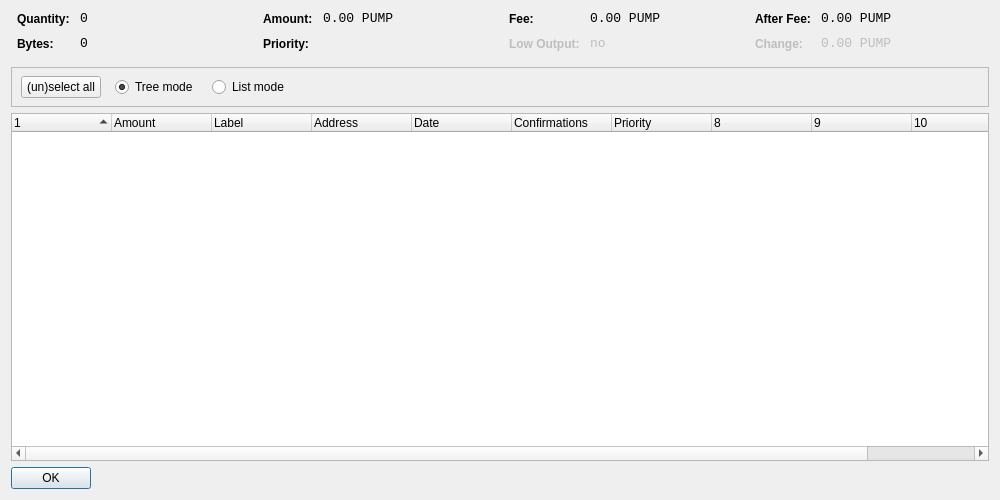
<?xml version="1.0" encoding="UTF-8"?>
<ui version="4.0">
 <class>CoinControlDialog</class>
 <widget class="QDialog" name="CoinControlDialog">
  <property name="geometry">
   <rect>
    <x>0</x>
    <y>0</y>
    <width>1000</width>
    <height>500</height>
   </rect>
  </property>
  <property name="windowTitle">
   <string>Coin Control</string>
  </property>
  <layout class="QVBoxLayout" name="verticalLayout">
   <item>
    <layout class="QHBoxLayout" name="horizontalLayoutTop" stretch="0,0,0,0">
     <property name="topMargin">
      <number>0</number>
     </property>
     <property name="bottomMargin">
      <number>10</number>
     </property>
     <item>
      <layout class="QFormLayout" name="formLayoutCoinControl1">
       <property name="horizontalSpacing">
        <number>10</number>
       </property>
       <property name="verticalSpacing">
        <number>10</number>
       </property>
       <property name="leftMargin">
        <number>6</number>
       </property>
       <property name="rightMargin">
        <number>6</number>
       </property>
       <item row="0" column="0">
        <widget class="QLabel" name="labelCoinControlQuantityText">
         <property name="styleSheet">
          <string notr="true">font-weight:bold;</string>
         </property>
         <property name="text">
          <string>Quantity:</string>
         </property>
        </widget>
       </item>
       <item row="0" column="1">
        <widget class="QLabel" name="labelCoinControlQuantity">
         <property name="font">
          <font>
           <family>Monospace</family>
           <pointsize>10</pointsize>
          </font>
         </property>
         <property name="cursor">
          <cursorShape>IBeamCursor</cursorShape>
         </property>
         <property name="contextMenuPolicy">
          <enum>Qt::ActionsContextMenu</enum>
         </property>
         <property name="text">
          <string>0</string>
         </property>
         <property name="textInteractionFlags">
          <set>Qt::LinksAccessibleByMouse|Qt::TextSelectableByKeyboard|Qt::TextSelectableByMouse</set>
         </property>
        </widget>
       </item>
       <item row="1" column="0">
        <widget class="QLabel" name="labelCoinControlBytesText">
         <property name="styleSheet">
          <string notr="true">font-weight:bold;</string>
         </property>
         <property name="text">
          <string>Bytes:</string>
         </property>
        </widget>
       </item>
       <item row="1" column="1">
        <widget class="QLabel" name="labelCoinControlBytes">
         <property name="font">
          <font>
           <family>Monospace</family>
           <pointsize>10</pointsize>
          </font>
         </property>
         <property name="cursor">
          <cursorShape>IBeamCursor</cursorShape>
         </property>
         <property name="contextMenuPolicy">
          <enum>Qt::ActionsContextMenu</enum>
         </property>
         <property name="text">
          <string>0</string>
         </property>
         <property name="textInteractionFlags">
          <set>Qt::LinksAccessibleByMouse|Qt::TextSelectableByKeyboard|Qt::TextSelectableByMouse</set>
         </property>
        </widget>
       </item>
      </layout>
     </item>
     <item>
      <layout class="QFormLayout" name="formLayoutCoinControl2">
       <property name="horizontalSpacing">
        <number>10</number>
       </property>
       <property name="verticalSpacing">
        <number>10</number>
       </property>
       <property name="leftMargin">
        <number>6</number>
       </property>
       <property name="rightMargin">
        <number>6</number>
       </property>
       <item row="0" column="0">
        <widget class="QLabel" name="labelCoinControlAmountText">
         <property name="styleSheet">
          <string notr="true">font-weight:bold;</string>
         </property>
         <property name="text">
          <string>Amount:</string>
         </property>
        </widget>
       </item>
       <item row="0" column="1">
        <widget class="QLabel" name="labelCoinControlAmount">
         <property name="font">
          <font>
           <family>Monospace</family>
           <pointsize>10</pointsize>
          </font>
         </property>
         <property name="cursor">
          <cursorShape>IBeamCursor</cursorShape>
         </property>
         <property name="contextMenuPolicy">
          <enum>Qt::ActionsContextMenu</enum>
         </property>
         <property name="text">
          <string>0.00 PUMP</string>
         </property>
         <property name="textInteractionFlags">
          <set>Qt::LinksAccessibleByMouse|Qt::TextSelectableByKeyboard|Qt::TextSelectableByMouse</set>
         </property>
        </widget>
       </item>
       <item row="1" column="0">
        <widget class="QLabel" name="labelCoinControlPriorityText">
         <property name="styleSheet">
          <string notr="true">font-weight:bold;</string>
         </property>
         <property name="text">
          <string>Priority:</string>
         </property>
        </widget>
       </item>
       <item row="1" column="1">
        <widget class="QLabel" name="labelCoinControlPriority">
         <property name="font">
          <font>
           <family>Monospace</family>
           <pointsize>10</pointsize>
          </font>
         </property>
         <property name="cursor">
          <cursorShape>IBeamCursor</cursorShape>
         </property>
         <property name="contextMenuPolicy">
          <enum>Qt::ActionsContextMenu</enum>
         </property>
         <property name="text">
          <string/>
         </property>
         <property name="textInteractionFlags">
          <set>Qt::LinksAccessibleByMouse|Qt::TextSelectableByKeyboard|Qt::TextSelectableByMouse</set>
         </property>
        </widget>
       </item>
      </layout>
     </item>
     <item>
      <layout class="QFormLayout" name="formLayoutCoinControl3">
       <property name="horizontalSpacing">
        <number>10</number>
       </property>
       <property name="verticalSpacing">
        <number>10</number>
       </property>
       <property name="leftMargin">
        <number>6</number>
       </property>
       <property name="rightMargin">
        <number>6</number>
       </property>
       <item row="0" column="0">
        <widget class="QLabel" name="labelCoinControlFeeText">
         <property name="styleSheet">
          <string notr="true">font-weight:bold;</string>
         </property>
         <property name="text">
          <string>Fee:</string>
         </property>
        </widget>
       </item>
       <item row="0" column="1">
        <widget class="QLabel" name="labelCoinControlFee">
         <property name="font">
          <font>
           <family>Monospace</family>
           <pointsize>10</pointsize>
          </font>
         </property>
         <property name="cursor">
          <cursorShape>IBeamCursor</cursorShape>
         </property>
         <property name="contextMenuPolicy">
          <enum>Qt::ActionsContextMenu</enum>
         </property>
         <property name="text">
          <string>0.00 PUMP</string>
         </property>
         <property name="textInteractionFlags">
          <set>Qt::LinksAccessibleByMouse|Qt::TextSelectableByKeyboard|Qt::TextSelectableByMouse</set>
         </property>
        </widget>
       </item>
       <item row="1" column="0">
        <widget class="QLabel" name="labelCoinControlLowOutputText">
         <property name="enabled">
          <bool>false</bool>
         </property>
         <property name="styleSheet">
          <string notr="true">font-weight:bold;</string>
         </property>
         <property name="text">
          <string>Low Output:</string>
         </property>
        </widget>
       </item>
       <item row="1" column="1">
        <widget class="QLabel" name="labelCoinControlLowOutput">
         <property name="enabled">
          <bool>false</bool>
         </property>
         <property name="font">
          <font>
           <family>Monospace</family>
           <pointsize>10</pointsize>
          </font>
         </property>
         <property name="cursor">
          <cursorShape>IBeamCursor</cursorShape>
         </property>
         <property name="contextMenuPolicy">
          <enum>Qt::ActionsContextMenu</enum>
         </property>
         <property name="text">
          <string>no</string>
         </property>
         <property name="textInteractionFlags">
          <set>Qt::LinksAccessibleByMouse|Qt::TextSelectableByKeyboard|Qt::TextSelectableByMouse</set>
         </property>
        </widget>
       </item>
      </layout>
     </item>
     <item>
      <layout class="QFormLayout" name="formLayoutCoinControl4">
       <property name="horizontalSpacing">
        <number>10</number>
       </property>
       <property name="verticalSpacing">
        <number>10</number>
       </property>
       <property name="leftMargin">
        <number>6</number>
       </property>
       <property name="rightMargin">
        <number>6</number>
       </property>
       <item row="0" column="0">
        <widget class="QLabel" name="labelCoinControlAfterFeeText">
         <property name="styleSheet">
          <string notr="true">font-weight:bold;</string>
         </property>
         <property name="text">
          <string>After Fee:</string>
         </property>
        </widget>
       </item>
       <item row="0" column="1">
        <widget class="QLabel" name="labelCoinControlAfterFee">
         <property name="font">
          <font>
           <family>Monospace</family>
           <pointsize>10</pointsize>
          </font>
         </property>
         <property name="cursor">
          <cursorShape>IBeamCursor</cursorShape>
         </property>
         <property name="contextMenuPolicy">
          <enum>Qt::ActionsContextMenu</enum>
         </property>
         <property name="text">
          <string>0.00 PUMP</string>
         </property>
         <property name="textInteractionFlags">
          <set>Qt::LinksAccessibleByMouse|Qt::TextSelectableByKeyboard|Qt::TextSelectableByMouse</set>
         </property>
        </widget>
       </item>
       <item row="1" column="0">
        <widget class="QLabel" name="labelCoinControlChangeText">
         <property name="enabled">
          <bool>false</bool>
         </property>
         <property name="styleSheet">
          <string notr="true">font-weight:bold;</string>
         </property>
         <property name="text">
          <string>Change:</string>
         </property>
        </widget>
       </item>
       <item row="1" column="1">
        <widget class="QLabel" name="labelCoinControlChange">
         <property name="enabled">
          <bool>false</bool>
         </property>
         <property name="font">
          <font>
           <family>Monospace</family>
           <pointsize>10</pointsize>
          </font>
         </property>
         <property name="cursor">
          <cursorShape>IBeamCursor</cursorShape>
         </property>
         <property name="contextMenuPolicy">
          <enum>Qt::ActionsContextMenu</enum>
         </property>
         <property name="text">
          <string>0.00 PUMP</string>
         </property>
         <property name="textInteractionFlags">
          <set>Qt::LinksAccessibleByMouse|Qt::TextSelectableByKeyboard|Qt::TextSelectableByMouse</set>
         </property>
        </widget>
       </item>
      </layout>
     </item>
    </layout>
   </item>
   <item>
    <widget class="QFrame" name="frame">
     <property name="minimumSize">
      <size>
       <width>0</width>
       <height>40</height>
      </size>
     </property>
     <property name="frameShape">
      <enum>QFrame::StyledPanel</enum>
     </property>
     <property name="frameShadow">
      <enum>QFrame::Sunken</enum>
     </property>
     <widget class="QWidget" name="horizontalLayoutWidget">
      <property name="geometry">
       <rect>
        <x>10</x>
        <y>0</y>
        <width>781</width>
        <height>41</height>
       </rect>
      </property>
      <layout class="QHBoxLayout" name="horizontalLayoutPanel" stretch="0,0,0,0,0">
       <property name="spacing">
        <number>14</number>
       </property>
       <item>
        <widget class="QPushButton" name="pushButtonSelectAll">
         <property name="sizePolicy">
          <sizepolicy hsizetype="Maximum" vsizetype="Fixed">
           <horstretch>0</horstretch>
           <verstretch>0</verstretch>
          </sizepolicy>
         </property>
         <property name="text">
          <string>(un)select all</string>
         </property>
        </widget>
       </item>
       <item>
        <widget class="QRadioButton" name="radioTreeMode">
         <property name="sizePolicy">
          <sizepolicy hsizetype="Maximum" vsizetype="Fixed">
           <horstretch>0</horstretch>
           <verstretch>0</verstretch>
          </sizepolicy>
         </property>
         <property name="text">
          <string>Tree mode</string>
         </property>
         <property name="checked">
          <bool>true</bool>
         </property>
        </widget>
       </item>
       <item>
        <widget class="QRadioButton" name="radioListMode">
         <property name="sizePolicy">
          <sizepolicy hsizetype="Maximum" vsizetype="Fixed">
           <horstretch>0</horstretch>
           <verstretch>0</verstretch>
          </sizepolicy>
         </property>
         <property name="text">
          <string>List mode</string>
         </property>
        </widget>
       </item>
       <item>
        <spacer name="horizontalSpacer">
         <property name="orientation">
          <enum>Qt::Horizontal</enum>
         </property>
         <property name="sizeHint" stdset="0">
          <size>
           <width>40</width>
           <height>20</height>
          </size>
         </property>
        </spacer>
       </item>
      </layout>
     </widget>
    </widget>
   </item>
   <item>
    <widget class="CoinControlTreeWidget" name="treeWidget">
     <property name="contextMenuPolicy">
      <enum>Qt::CustomContextMenu</enum>
     </property>
     <property name="sortingEnabled">
      <bool>false</bool>
     </property>
     <property name="columnCount">
      <number>11</number>
     </property>
     <attribute name="headerShowSortIndicator" stdset="0">
      <bool>true</bool>
     </attribute>
     <attribute name="headerStretchLastSection">
      <bool>false</bool>
     </attribute>
     <column>
      <property name="text">
       <string/>
      </property>
     </column>
     <column>
      <property name="text">
       <string>Amount</string>
      </property>
     </column>
     <column>
      <property name="text">
       <string>Label</string>
      </property>
     </column>
     <column>
      <property name="text">
       <string>Address</string>
      </property>
     </column>
     <column>
      <property name="text">
       <string>Date</string>
      </property>
     </column>
     <column>
      <property name="text">
       <string>Confirmations</string>
      </property>
      <property name="toolTip">
       <string>Confirmed</string>
      </property>
     </column>
     <column>
      <property name="text">
       <string>Priority</string>
      </property>
     </column>
     <column>
      <property name="text">
       <string/>
      </property>
     </column>
     <column>
      <property name="text">
       <string/>
      </property>
     </column>
     <column>
      <property name="text">
       <string/>
      </property>
     </column>
     <column>
      <property name="text">
       <string/>
      </property>
     </column>
    </widget>
   </item>
   <item>
    <widget class="QDialogButtonBox" name="buttonBox">
     <property name="sizePolicy">
      <sizepolicy hsizetype="Maximum" vsizetype="Fixed">
       <horstretch>0</horstretch>
       <verstretch>0</verstretch>
      </sizepolicy>
     </property>
     <property name="orientation">
      <enum>Qt::Horizontal</enum>
     </property>
     <property name="standardButtons">
      <set>QDialogButtonBox::Ok</set>
     </property>
    </widget>
   </item>
  </layout>
 </widget>
 <customwidgets>
  <customwidget>
   <class>CoinControlTreeWidget</class>
   <extends>QTreeWidget</extends>
   <header>coincontroltreewidget.h</header>
  </customwidget>
 </customwidgets>
 <resources/>
 <connections/>
</ui>
